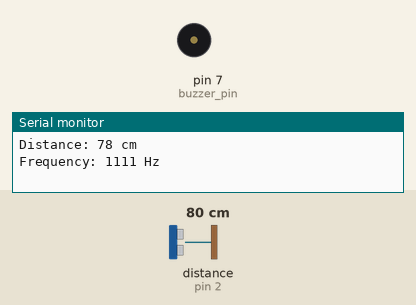
This program was run on a simulated Arduino Mega 2560, built with avr-gcc and run on an emulated ATmega2560. Parts: buzzer (waves = sounding), the last lines printed to the serial monitor. Wiring (inferred from the names in the program): ultrasonic range finder: trigger pin 3; echo pin 2. Inputs (shaded band) come from the test bench; at power-on: distance to the obstacle (sensor on pin 2) 80 cm. The echo pulse lasts 58.3 µs per cm; random numbers use the default seed unless the program sets one.

Above: at 1.2 s.
1.3 s: distance to the obstacle (sensor on pin 2) set to 54 cm
2.8 s: distance to the obstacle (sensor on pin 2) set to 47 cm
At 3.3 s:
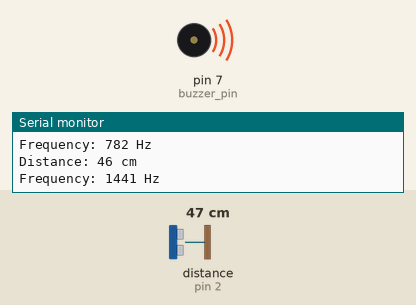
5.8 s: distance to the obstacle (sensor on pin 2) set to 9 cm
Timing chart, 0 to 14.8 s (numbered marks = the images above; inputs shaded):
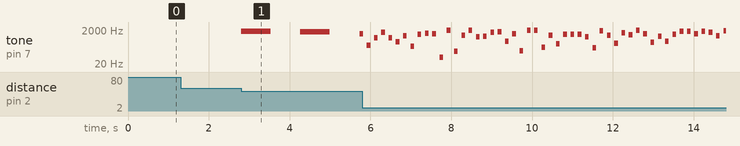

The program:

main.cpp
```cpp
#include <Arduino.h>

const short trig_pin = 3;
const short echo_pin = 2;
const short buzzer_pin = 7;

unsigned long last_serial_time = 0;
unsigned long last_buzzer_time = 0;
unsigned long last_sensor_time = 0;
long distance = 0;
int fr = 0;

bool isSound = false;

void setup()
{
  Serial.begin(9600);
  pinMode(trig_pin, OUTPUT);
  pinMode(echo_pin, INPUT);
  pinMode(buzzer_pin, OUTPUT);
}

long getDistance()
{
  digitalWrite(trig_pin, LOW);
  delayMicroseconds(2);
  digitalWrite(trig_pin, HIGH);
  delayMicroseconds(10); // Строго 10 мкс для HC-SR04
  digitalWrite(trig_pin, LOW);

  // pulseIn чекає відгуку (таймаут 30000 мкс = ~5 метрів)
  long duration = pulseIn(echo_pin, HIGH, 30000);

  if (duration == 0)
    return -1; // Сигнал не повернувся (помилка)

  return duration * 0.034 / 2; // Перерахунок у см
}

void loop()
{
  if (millis() - last_sensor_time >= 100)
  {
    last_sensor_time = millis();
    distance = getDistance();
    fr = 10 + rand() % 2000;
  }

  if (millis() - last_serial_time >= 1000)
  {
    last_serial_time = millis();
    if (distance <= 0)
    {
      Serial.println("Error read sensor hc-sr04");
    }
    else
    {
      Serial.print("Distance: ");
      Serial.print(distance);
      Serial.println(" cm");
      Serial.print("Frequency: ");
      Serial.print(fr);
      Serial.println(" Hz");
    }
  }

  if (distance > 0 && distance < 50)
  {
    if (distance <= 5)
    {
      tone(buzzer_pin, fr);
    }
    else
    {
      int interval = map(distance, 5, 50, 40, 800);

      if (millis() - last_buzzer_time >= interval)
      {
        last_buzzer_time = millis();
        isSound = !isSound;

        if (isSound)
        {
          tone(buzzer_pin, fr);
        }
        else
        {
          noTone(buzzer_pin);
        }
      }
    }
  }
  else
  {
    noTone(buzzer_pin);
  }
}
```

Measured:
- the behaviour switches between 51 and 50 cm on distance to the obstacle (sensor on pin 2) (found by bisection; images 0 and 1)
- after the input at 2.8 s, tone on pin 7 (buzzer_pin): plays 1648 Hz for 0.73 s, 1626 Hz for 0.73 s, 1222 Hz for 0.07 s, starting at once
